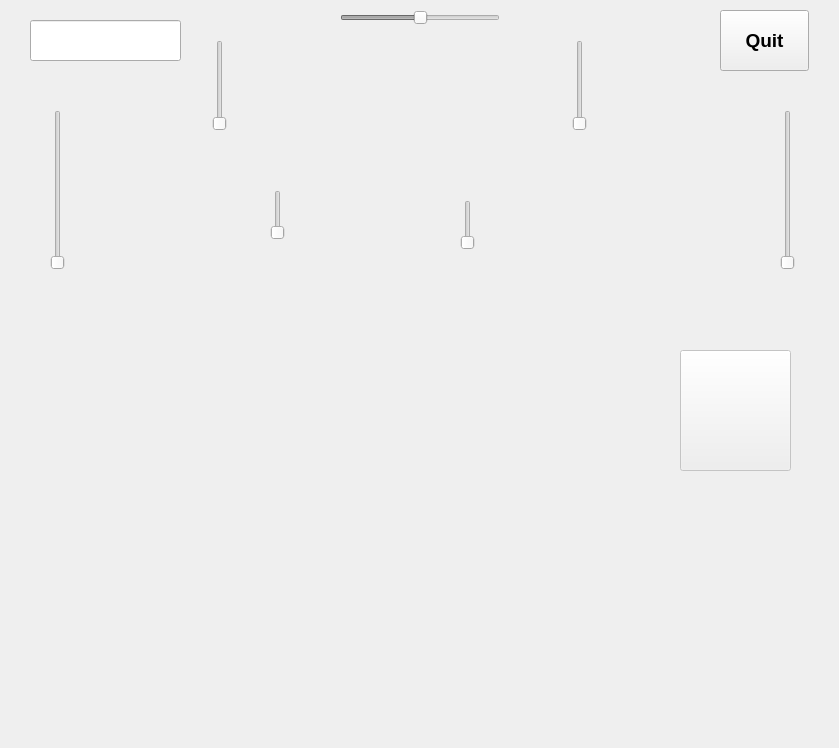
<?xml version="1.0" encoding="UTF-8"?>
<ui version="4.0">
 <class>RobotQt</class>
 <widget class="QMainWindow" name="RobotQt">
  <property name="geometry">
   <rect>
    <x>0</x>
    <y>0</y>
    <width>839</width>
    <height>748</height>
   </rect>
  </property>
  <property name="windowTitle">
   <string>RobotQt</string>
  </property>
  <widget class="QWidget" name="centralWidget">
   <widget class="QLabel" name="walle">
    <property name="geometry">
     <rect>
      <x>0</x>
      <y>-10</y>
      <width>842</width>
      <height>770</height>
     </rect>
    </property>
    <property name="text">
     <string/>
    </property>
    <property name="pixmap">
     <pixmap resource="images.qrc">:/WallE.jpg</pixmap>
    </property>
   </widget>
   <widget class="QSlider" name="right_arm_slider">
    <property name="enabled">
     <bool>false</bool>
    </property>
    <property name="geometry">
     <rect>
      <x>50</x>
      <y>110</y>
      <width>16</width>
      <height>160</height>
     </rect>
    </property>
    <property name="maximum">
     <number>100</number>
    </property>
    <property name="orientation">
     <enum>Qt::Vertical</enum>
    </property>
   </widget>
   <widget class="QSlider" name="left_arm_slider">
    <property name="enabled">
     <bool>false</bool>
    </property>
    <property name="geometry">
     <rect>
      <x>780</x>
      <y>110</y>
      <width>16</width>
      <height>160</height>
     </rect>
    </property>
    <property name="maximum">
     <number>100</number>
    </property>
    <property name="orientation">
     <enum>Qt::Vertical</enum>
    </property>
   </widget>
   <widget class="QSlider" name="right_eye_slider">
    <property name="enabled">
     <bool>false</bool>
    </property>
    <property name="geometry">
     <rect>
      <x>210</x>
      <y>40</y>
      <width>20</width>
      <height>91</height>
     </rect>
    </property>
    <property name="maximum">
     <number>100</number>
    </property>
    <property name="orientation">
     <enum>Qt::Vertical</enum>
    </property>
   </widget>
   <widget class="QSlider" name="left_eye_slider">
    <property name="enabled">
     <bool>false</bool>
    </property>
    <property name="geometry">
     <rect>
      <x>570</x>
      <y>40</y>
      <width>20</width>
      <height>91</height>
     </rect>
    </property>
    <property name="maximum">
     <number>100</number>
    </property>
    <property name="orientation">
     <enum>Qt::Vertical</enum>
    </property>
   </widget>
   <widget class="QSlider" name="neck_LR_slider">
    <property name="enabled">
     <bool>false</bool>
    </property>
    <property name="geometry">
     <rect>
      <x>340</x>
      <y>10</y>
      <width>160</width>
      <height>16</height>
     </rect>
    </property>
    <property name="maximum">
     <number>100</number>
    </property>
    <property name="value">
     <number>50</number>
    </property>
    <property name="orientation">
     <enum>Qt::Horizontal</enum>
    </property>
   </widget>
   <widget class="QSlider" name="neck_UD_slider">
    <property name="enabled">
     <bool>false</bool>
    </property>
    <property name="geometry">
     <rect>
      <x>460</x>
      <y>200</y>
      <width>16</width>
      <height>50</height>
     </rect>
    </property>
    <property name="orientation">
     <enum>Qt::Vertical</enum>
    </property>
   </widget>
   <widget class="QSlider" name="neck_slider">
    <property name="enabled">
     <bool>false</bool>
    </property>
    <property name="geometry">
     <rect>
      <x>270</x>
      <y>190</y>
      <width>16</width>
      <height>50</height>
     </rect>
    </property>
    <property name="orientation">
     <enum>Qt::Vertical</enum>
    </property>
   </widget>
   <widget class="QPushButton" name="dance_button">
    <property name="enabled">
     <bool>false</bool>
    </property>
    <property name="geometry">
     <rect>
      <x>680</x>
      <y>350</y>
      <width>111</width>
      <height>121</height>
     </rect>
    </property>
    <property name="text">
     <string/>
    </property>
    <property name="icon">
     <iconset resource="images.qrc">
      <normaloff>:/Dance.gif</normaloff>:/Dance.gif</iconset>
    </property>
    <property name="iconSize">
     <size>
      <width>100</width>
      <height>100</height>
     </size>
    </property>
   </widget>
   <widget class="QLineEdit" name="robot_address">
    <property name="geometry">
     <rect>
      <x>30</x>
      <y>20</y>
      <width>151</width>
      <height>41</height>
     </rect>
    </property>
    <property name="font">
     <font>
      <pointsize>14</pointsize>
      <weight>75</weight>
      <bold>true</bold>
     </font>
    </property>
    <property name="maxLength">
     <number>16</number>
    </property>
    <property name="alignment">
     <set>Qt::AlignCenter</set>
    </property>
   </widget>
   <widget class="QPushButton" name="quit_button">
    <property name="geometry">
     <rect>
      <x>720</x>
      <y>10</y>
      <width>89</width>
      <height>61</height>
     </rect>
    </property>
    <property name="font">
     <font>
      <pointsize>14</pointsize>
      <weight>75</weight>
      <bold>true</bold>
     </font>
    </property>
    <property name="text">
     <string>Quit</string>
    </property>
   </widget>
  </widget>
 </widget>
 <layoutdefault spacing="6" margin="11"/>
 <resources>
  <include location="images.qrc"/>
 </resources>
 <connections/>
</ui>
